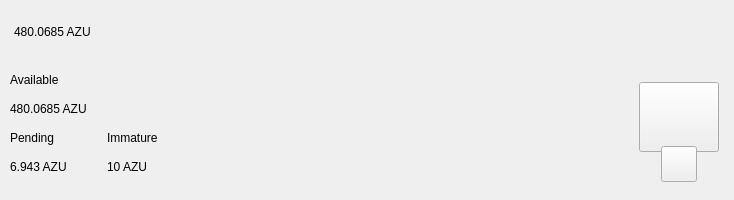
<?xml version="1.0" encoding="UTF-8"?>
<ui version="4.0">
 <class>TopBar</class>
 <widget class="QWidget" name="TopBar">
  <property name="geometry">
   <rect>
    <x>0</x>
    <y>0</y>
    <width>734</width>
    <height>200</height>
   </rect>
  </property>
  <property name="minimumSize">
   <size>
    <width>0</width>
    <height>200</height>
   </size>
  </property>
  <property name="maximumSize">
   <size>
    <width>16777215</width>
    <height>200</height>
   </size>
  </property>
  <property name="windowTitle">
   <string>Form</string>
  </property>
  <layout class="QVBoxLayout" name="verticalLayout_10" stretch="0">
   <property name="spacing">
    <number>0</number>
   </property>
   <property name="leftMargin">
    <number>0</number>
   </property>
   <property name="topMargin">
    <number>0</number>
   </property>
   <property name="rightMargin">
    <number>0</number>
   </property>
   <property name="bottomMargin">
    <number>0</number>
   </property>
   <item>
    <widget class="PFBorderImage" name="containerTop">
     <layout class="QVBoxLayout" name="verticalLayout_11">
      <property name="spacing">
       <number>0</number>
      </property>
      <property name="leftMargin">
       <number>0</number>
      </property>
      <property name="topMargin">
       <number>0</number>
      </property>
      <property name="rightMargin">
       <number>0</number>
      </property>
      <property name="bottomMargin">
       <number>0</number>
      </property>
      <item>
       <widget class="QWidget" name="top_container_2" native="true">
        <property name="minimumSize">
         <size>
          <width>0</width>
          <height>65</height>
         </size>
        </property>
        <layout class="QHBoxLayout" name="top_container">
         <property name="spacing">
          <number>0</number>
         </property>
         <property name="leftMargin">
          <number>14</number>
         </property>
         <property name="topMargin">
          <number>0</number>
         </property>
         <property name="rightMargin">
          <number>14</number>
         </property>
         <property name="bottomMargin">
          <number>0</number>
         </property>
         <item alignment="Qt::AlignVCenter">
          <widget class="QWidget" name="widgetTopAmount" native="true">
           <property name="sizePolicy">
            <sizepolicy hsizetype="Preferred" vsizetype="Maximum">
             <horstretch>0</horstretch>
             <verstretch>0</verstretch>
            </sizepolicy>
           </property>
           <layout class="QHBoxLayout" name="horizontalLayout_5">
            <property name="spacing">
             <number>0</number>
            </property>
            <property name="leftMargin">
             <number>0</number>
            </property>
            <property name="topMargin">
             <number>0</number>
            </property>
            <property name="rightMargin">
             <number>0</number>
            </property>
            <property name="bottomMargin">
             <number>0</number>
            </property>
            <item alignment="Qt::AlignTop">
             <widget class="QLabel" name="labelAmountTopAzu">
              <property name="minimumSize">
               <size>
                <width>0</width>
                <height>36</height>
               </size>
              </property>
              <property name="styleSheet">
               <string notr="true">padding:0px;margin:0px;</string>
              </property>
              <property name="text">
               <string notr="true">480.0685 AZU</string>
              </property>
             </widget>
            </item>
           </layout>
          </widget>
         </item>
         <item>
          <spacer name="horizontalSpacer">
           <property name="orientation">
            <enum>Qt::Horizontal</enum>
           </property>
           <property name="sizeHint" stdset="0">
            <size>
             <width>40</width>
             <height>20</height>
            </size>
           </property>
          </spacer>
         </item>
         <item>
          <layout class="QHBoxLayout" name="horizontalLayout_4">
           <property name="spacing">
            <number>12</number>
           </property>
           <property name="rightMargin">
            <number>0</number>
           </property>
           <item alignment="Qt::AlignRight">
            <widget class="QWidget" name="layoutSync" native="true">
             <property name="minimumSize">
              <size>
               <width>0</width>
               <height>36</height>
              </size>
             </property>
             <property name="maximumSize">
              <size>
               <width>16777215</width>
               <height>36</height>
              </size>
             </property>
             <layout class="QVBoxLayout" name="verticalLayout_9">
              <property name="leftMargin">
               <number>0</number>
              </property>
              <property name="topMargin">
               <number>0</number>
              </property>
              <property name="rightMargin">
               <number>0</number>
              </property>
              <property name="bottomMargin">
               <number>0</number>
              </property>
              <item>
               <widget class="ExpandableButton" name="pushButtonSync" native="true">
                <property name="minimumSize">
                 <size>
                  <width>36</width>
                  <height>36</height>
                 </size>
                </property>
                <property name="maximumSize">
                 <size>
                  <width>16777215</width>
                  <height>36</height>
                 </size>
                </property>
               </widget>
              </item>
             </layout>
            </widget>
           </item>
           <item>
            <widget class="ExpandableButton" name="pushButtonHDUpgrade" native="true">
             <property name="minimumSize">
              <size>
               <width>36</width>
               <height>36</height>
              </size>
             </property>
            </widget>
           </item>
           <item>
            <widget class="ExpandableButton" name="pushButtonStack" native="true">
             <property name="minimumSize">
              <size>
               <width>36</width>
               <height>36</height>
              </size>
             </property>
            </widget>
           </item>
           <item>
            <widget class="ExpandableButton" name="pushButtonColdStaking" native="true">
             <property name="minimumSize">
              <size>
               <width>36</width>
               <height>36</height>
              </size>
             </property>
            </widget>
           </item>
           <item>
            <widget class="ExpandableButton" name="pushButtonConnection" native="true">
             <property name="minimumSize">
              <size>
               <width>36</width>
               <height>36</height>
              </size>
             </property>
            </widget>
           </item>
           <item>
            <widget class="ExpandableButton" name="pushButtonTor" native="true">
             <property name="minimumSize">
              <size>
               <width>36</width>
               <height>36</height>
              </size>
             </property>
            </widget>
           </item>
           <item>
            <widget class="ExpandableButton" name="pushButtonLock" native="true">
             <property name="sizePolicy">
              <sizepolicy hsizetype="Expanding" vsizetype="Expanding">
               <horstretch>0</horstretch>
               <verstretch>0</verstretch>
              </sizepolicy>
             </property>
             <property name="minimumSize">
              <size>
               <width>36</width>
               <height>0</height>
              </size>
             </property>
            </widget>
           </item>
           <item>
            <widget class="ExpandableButton" name="pushButtonTheme" native="true">
             <property name="minimumSize">
              <size>
               <width>36</width>
               <height>36</height>
              </size>
             </property>
             <property name="maximumSize">
              <size>
               <width>16777215</width>
               <height>36</height>
              </size>
             </property>
            </widget>
           </item>
           <item>
            <widget class="ExpandableButton" name="pushButtonFAQ" native="true">
             <property name="minimumSize">
              <size>
               <width>36</width>
               <height>36</height>
              </size>
             </property>
            </widget>
           </item>
          </layout>
         </item>
        </layout>
       </widget>
      </item>
      <item>
       <widget class="QWidget" name="bottom_container" native="true">
        <property name="minimumSize">
         <size>
          <width>0</width>
          <height>135</height>
         </size>
        </property>
        <layout class="QHBoxLayout" name="botton_container">
         <property name="leftMargin">
          <number>10</number>
         </property>
         <property name="topMargin">
          <number>0</number>
         </property>
         <property name="rightMargin">
          <number>10</number>
         </property>
         <property name="bottomMargin">
          <number>10</number>
         </property>
         <item>
          <layout class="QHBoxLayout" name="horizontalLayout_3">
           <property name="bottomMargin">
            <number>9</number>
           </property>
           <item>
            <layout class="QVBoxLayout" name="verticalLayout_7">
             <property name="spacing">
              <number>0</number>
             </property>
             <property name="leftMargin">
              <number>0</number>
             </property>
             <property name="rightMargin">
              <number>30</number>
             </property>
             <item>
              <layout class="QVBoxLayout" name="verticalLayout_2">
               <item>
                <widget class="QLabel" name="labelTitle1">
                 <property name="text">
                  <string>Available</string>
                 </property>
                </widget>
               </item>
               <item>
                <widget class="QLabel" name="labelAmountAzu">
                 <property name="text">
                  <string notr="true">480.0685 AZU</string>
                 </property>
                </widget>
               </item>
              </layout>
             </item>
             <item>
              <layout class="QHBoxLayout" name="horizontalLayout_2">
               <property name="spacing">
                <number>0</number>
               </property>
               <item>
                <layout class="QVBoxLayout" name="verticalLayout_3">
                 <item>
                  <widget class="QLabel" name="labelTitle3">
                   <property name="text">
                    <string>Pending</string>
                   </property>
                  </widget>
                 </item>
                 <item>
                  <widget class="QLabel" name="labelPendingAzu">
                   <property name="text">
                    <string notr="true">6.943 AZU</string>
                   </property>
                  </widget>
                 </item>
                </layout>
               </item>
               <item>
                <spacer name="horizontalSpacer_3">
                 <property name="orientation">
                  <enum>Qt::Horizontal</enum>
                 </property>
                 <property name="sizeType">
                  <enum>QSizePolicy::Fixed</enum>
                 </property>
                 <property name="sizeHint" stdset="0">
                  <size>
                   <width>40</width>
                   <height>20</height>
                  </size>
                 </property>
                </spacer>
               </item>
               <item>
                <layout class="QVBoxLayout" name="verticalLayout_4">
                 <item>
                  <widget class="QLabel" name="labelTitle4">
                   <property name="text">
                    <string>Immature</string>
                   </property>
                  </widget>
                 </item>
                 <item>
                  <widget class="QLabel" name="labelImmatureAzu">
                   <property name="text">
                    <string notr="true">10 AZU</string>
                   </property>
                  </widget>
                 </item>
                </layout>
               </item>
              </layout>
             </item>
            </layout>
           </item>
          </layout>
         </item>
         <item>
          <spacer name="horizontalSpacer_2">
           <property name="orientation">
            <enum>Qt::Horizontal</enum>
           </property>
           <property name="sizeHint" stdset="0">
            <size>
             <width>40</width>
             <height>20</height>
            </size>
           </property>
          </spacer>
         </item>
         <item alignment="Qt::AlignHCenter|Qt::AlignVCenter">
          <widget class="QWidget" name="qrContainer" native="true">
           <property name="sizePolicy">
            <sizepolicy hsizetype="Preferred" vsizetype="Minimum">
             <horstretch>0</horstretch>
             <verstretch>0</verstretch>
            </sizepolicy>
           </property>
           <property name="minimumSize">
            <size>
             <width>90</width>
             <height>110</height>
            </size>
           </property>
           <property name="maximumSize">
            <size>
             <width>90</width>
             <height>110</height>
            </size>
           </property>
           <layout class="QVBoxLayout" name="containerQR">
            <property name="spacing">
             <number>0</number>
            </property>
            <property name="leftMargin">
             <number>5</number>
            </property>
            <property name="topMargin">
             <number>10</number>
            </property>
            <property name="rightMargin">
             <number>5</number>
            </property>
            <property name="bottomMargin">
             <number>0</number>
            </property>
            <item>
             <widget class="QPushButton" name="btnQr">
              <property name="minimumSize">
               <size>
                <width>70</width>
                <height>70</height>
               </size>
              </property>
              <property name="maximumSize">
               <size>
                <width>16777215</width>
                <height>70</height>
               </size>
              </property>
              <property name="focusPolicy">
               <enum>Qt::NoFocus</enum>
              </property>
              <property name="text">
               <string/>
              </property>
              <property name="iconSize">
               <size>
                <width>70</width>
                <height>70</height>
               </size>
              </property>
             </widget>
            </item>
            <item>
             <spacer name="verticalSpacer">
              <property name="orientation">
               <enum>Qt::Vertical</enum>
              </property>
              <property name="sizeType">
               <enum>QSizePolicy::Fixed</enum>
              </property>
              <property name="sizeHint" stdset="0">
               <size>
                <width>20</width>
                <height>20</height>
               </size>
              </property>
             </spacer>
            </item>
            <item alignment="Qt::AlignHCenter|Qt::AlignBottom">
             <widget class="QPushButton" name="pushButtonQR">
              <property name="minimumSize">
               <size>
                <width>36</width>
                <height>36</height>
               </size>
              </property>
              <property name="maximumSize">
               <size>
                <width>36</width>
                <height>36</height>
               </size>
              </property>
              <property name="focusPolicy">
               <enum>Qt::NoFocus</enum>
              </property>
              <property name="text">
               <string/>
              </property>
             </widget>
            </item>
           </layout>
          </widget>
         </item>
        </layout>
       </widget>
      </item>
     </layout>
    </widget>
   </item>
  </layout>
 </widget>
 <customwidgets>
  <customwidget>
   <class>ExpandableButton</class>
   <extends>QWidget</extends>
   <header>qt/azus/expandablebutton.h</header>
   <container>1</container>
  </customwidget>
  <customwidget>
   <class>PFBorderImage</class>
   <extends>QFrame</extends>
   <header>qt/azus/pfborderimage.h</header>
   <container>1</container>
  </customwidget>
 </customwidgets>
 <resources/>
 <connections/>
</ui>
